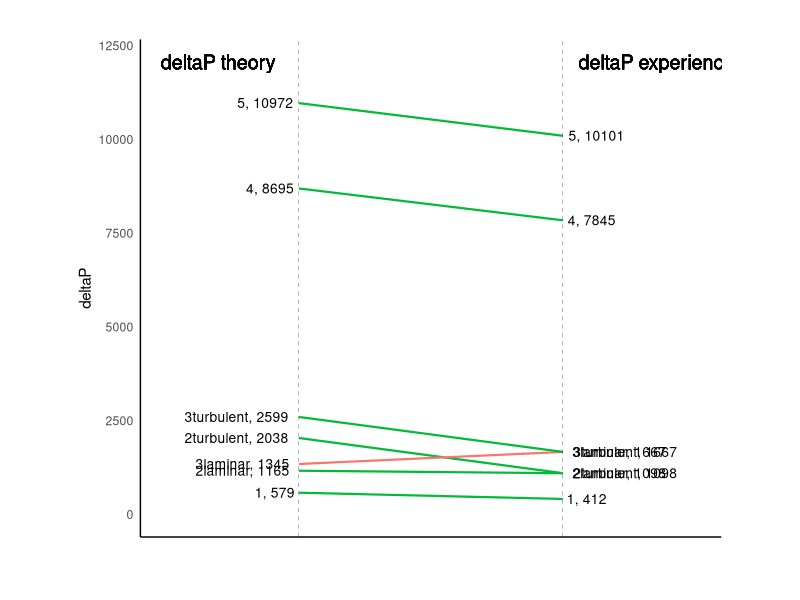

Reproduce this figure in R.
library(ggplot2)
library(scales)
theme_set(theme_classic())
?theme_set
# prep data
df <- read.csv("Flowrate-deltaP.csv")
#colnames(df) <- c("continent", "1952", "1957")
left_label <- paste(df$expNo, round(df$deltaPtheory),sep=", ")
?paste
right_label <- paste(df$expNo, round(df$deltaPexp),sep=", ")
df$class <- ifelse((df$deltaPtheory - df$deltaPexp) < 0, "red", "green")

# Plot
p <- ggplot(df) + geom_segment(aes(x=1, xend=2, y=`deltaPtheory`, yend=`deltaPexp`, col=class), linewidth=.75, show.legend=F) + 
  geom_vline(xintercept=1, linetype="dashed", linewidth=.1) + 
  geom_vline(xintercept=2, linetype="dashed", linewidth=.1) +
  scale_color_manual(labels = c("Up", "Down"), 
                     values = c("green"="#00ba38", "red"="#f8766d")) +  # color of lines
  labs(x="", y="deltaP") +  # Axis labels
  xlim(.5, 2.5) + ylim(0,(1.1*(max(df$`deltaPtheory`, df$`deltaPexp`))))  # X and Y axis limits

# Add texts
p <- p + geom_text(label=left_label, y=df$`deltaPtheory`, x=rep(1, NROW(df)), hjust=1.1, size=3.5)
p <- p + geom_text(label=right_label, y=df$`deltaPexp`, x=rep(2, NROW(df)), hjust=-0.1, size=3.5)
p <- p + geom_text(label="deltaP theory", x=1, y=1.1*(max(df$`deltaPtheory`, df$`deltaPexp`)), hjust=1.2, size=5)  # title
p <- p + geom_text(label="deltaP experience", x=2, y=1.1*(max(df$`deltaPtheory`, df$`deltaPexp`)), hjust=-0.1, size=5)  # title

# Minify theme
p + theme(panel.background = element_blank(), 
          panel.grid = element_blank(),
          axis.ticks = element_blank(),
          axis.text.x = element_blank(),
          panel.border = element_blank(),
          plot.margin = unit(c(1,2,1,2), "cm"))
